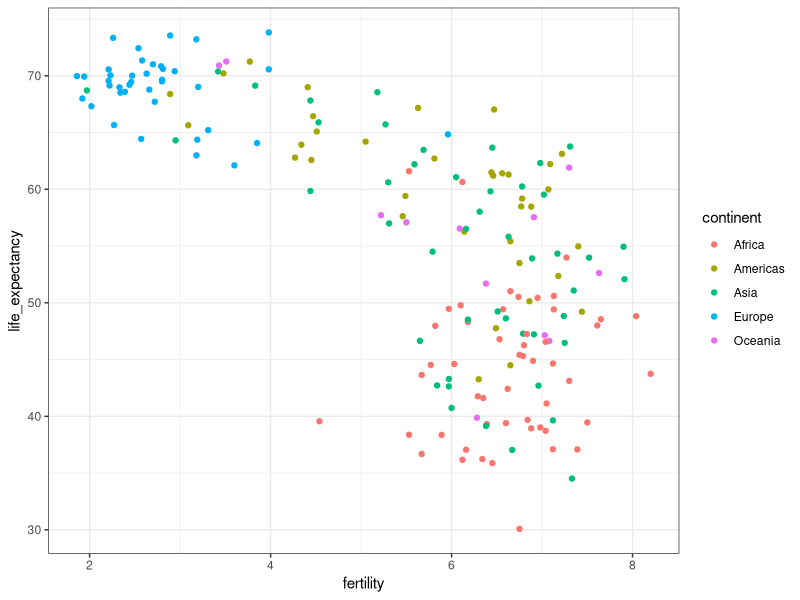

Here is the R script that generated this plot:
# config
    library(dslabs)
    library(ggplot2)
    library(dplyr)
    data(gapminder)

# 4.1.2 GAPMINDER DATASET
    # find the Field names
    names(gapminder)

    # lets find the mortality rates for countries
    gapminder %>%
        filter(year == 2015 & country %in% c("Sri Lanka", "Turkey")) %>%
        select(country, infant_mortality)

# 4.1.3 LIFE EXPECTANCY & FERTILITY RATE
    # lets create a scatterplot of fertility rates to life expectancy
    ds_theme_set()
    filter(gapminder, year == 1962) %>%
        ggplot(aes(fertility, life_expectancy, color = continent)) +
        geom_point()
